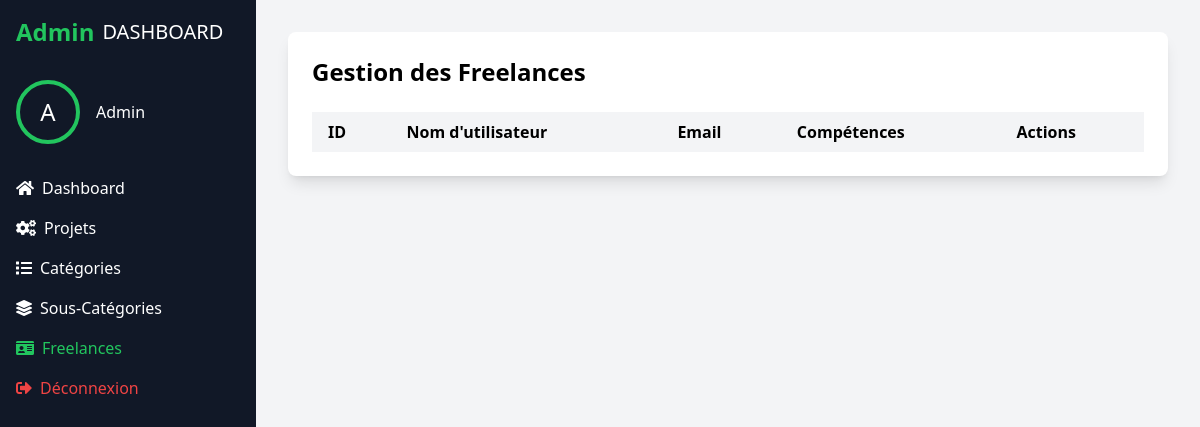
Before: /admin/freelances.php (signed in) with the older database file.
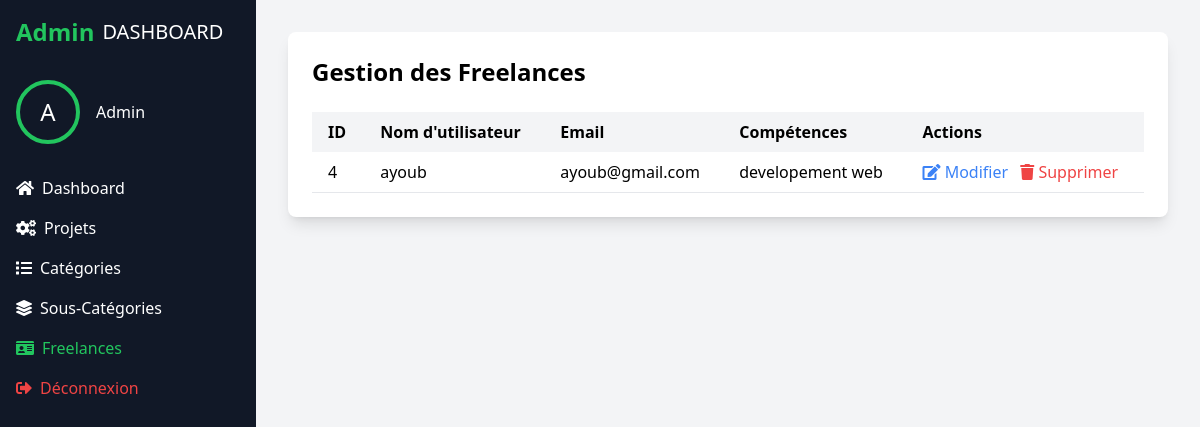
After: the same page with the newer database file.
### tables this page shows
CREATE TABLE `freelances` (
  `id_freelance` int NOT NULL,
  `nom_freelance` varchar(255) NOT NULL,
  `competences` text,
  `id_utilisateur` int DEFAULT NULL
);

CREATE TABLE `utilisateurs` (
  `id_utilisateur` int NOT NULL,
  `nom_utilisateur` varchar(255) NOT NULL,
  `mot_de_passe` varchar(255) NOT NULL,
  `email` varchar(255) NOT NULL,
  `role` varchar(55) DEFAULT 'user'
);

### admin/freelances.php (the view, shortened to what the changed rows need)
<?php
require_once '../config.php';
$stmt = $pdo->query("
    SELECT f.*, u.nom_utilisateur, u.email
    FROM freelances f
    JOIN utilisateurs u ON f.id_utilisateur = u.id_utilisateur
");
$freelances = $stmt->fetchAll(PDO::FETCH_ASSOC);
?>
<!DOCTYPE html>
<html lang="fr">
<head>
    <script src="../Config_tailwind/tailwind.js"></script>
    <link href="https://cdnjs.cloudflare.com/ajax/libs/font-awesome/5.15.3/css/all.min.css" rel="stylesheet"/>
</head>
<body class="bg-gray-100">
    <div class="flex h-screen">
        <div class="flex-1 p-8">
            <div class="bg-white rounded-lg shadow-lg p-6">
                <div class="flex justify-between items-center mb-6">
                    <h1 class="text-2xl font-bold">Gestion des Freelances</h1>
                </div>
                <div class="overflow-x-auto">
                    <table class="w-full">
                        <thead>
                            <tr class="bg-gray-100">
                                <th class="px-4 py-2 text-left">ID</th>
                                <th class="px-4 py-2 text-left">Nom d'utilisateur</th>
                                <th class="px-4 py-2 text-left">Email</th>
                                <th class="px-4 py-2 text-left">Compétences</th>
                                <th class="px-4 py-2 text-left">Actions</th>
                            </tr>
                        </thead>
                        <tbody>
                            <?php foreach ($freelances as $freelance): ?>
                            <tr class="border-b hover:bg-gray-50">
                                <td class="px-4 py-2"><?php echo htmlspecialchars($freelance['id_freelance']); ?></td>
                                <td class="px-4 py-2"><?php echo htmlspecialchars($freelance['nom_utilisateur']); ?></td>
                                <td class="px-4 py-2"><?php echo htmlspecialchars($freelance['email']); ?></td>
                                <td class="px-4 py-2"><?php echo htmlspecialchars($freelance['competences']); ?></td>
                                <td class="px-4 py-2">
                                    <a href="modifier_freelance.php?id=<?php echo $freelance['id_freelance']; ?>"
                                       class="text-blue-500 hover:underline mr-2">
                                        <i class="fas fa-edit"></i> Modifier
                                    </a>
                                    <a href="supprimer_freelance.php?id=<?php echo $freelance['id_freelance']; ?>"
                                       onclick="return confirm('Êtes-vous sûr de vouloir supprimer ce freelance ?')"
                                       class="text-red-500 hover:underline">
                                        <i class="fas fa-trash"></i> Supprimer
                                    </a>
                                </td>
                            </tr>
                            <?php endforeach; ?>
                        </tbody>
                    </table>
                </div>
            </div>
        </div>
    </div>
</body>
</html>

Changed rows visible on the page:
added freelances: id_freelance "4", id_utilisateur.nom_utilisateur "ayoub", id_utilisateur.email "ayoub@gmail.com", competences "developement web"
